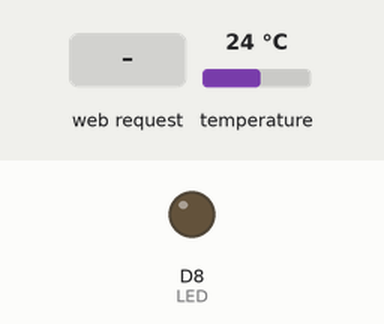
The sketch below on a simulated ESP8266 (NodeMCU). Shown: output pins drawn as LEDs (lit = HIGH). The inputs (shaded band) are chosen by the test bench; at power-on: temperature 24 °C. WiFi joins after 1.5 s; servers stay silent unless stated; what the sketch prints to the serial monitor is not drawn.

Above: at 3.4 s.
3.5 s: HTTP request GET /led?state=on received
At 4.3 s:
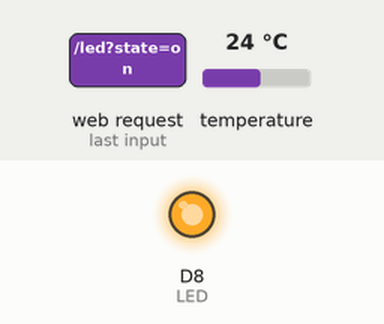
5.0 s: HTTP request GET /led?state=off received
At 5.4 s:
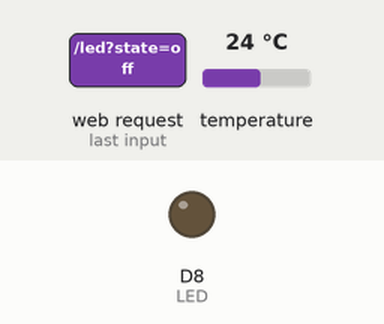
Timing chart, 0 to 8.0 s (numbered marks = the images above; inputs shaded):
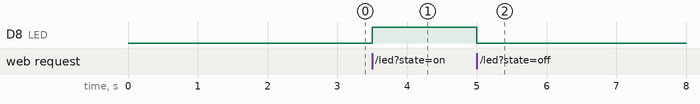

The sketch:

led-gui-server.ino
```cpp
#include <ESP8266WiFi.h>
#include <ESP8266WebServer.h>
#include <OneWire.h>
#include <DallasTemperature.h>

const char* ssid = "ssid";
const char* password = "pw";
const uint8_t LED = D8;
const uint8_t TEMP = D4;

double currentTemp;
int currentState;

ESP8266WebServer server(80);
OneWire oneWire(TEMP);
DallasTemperature ds18b20(&oneWire);

void setup() {
  Serial.begin(9600);
  setPins();
  setConnection();
  server.on("/", handleRoot);
  server.on("/led", handleLed);
  server.on("/temp", handleTemp);
  server.begin();
  Serial.println(">>> Ready");
}

void loop() {
  server.handleClient();
}

void handleRoot() {
  server.send(200, "text/html", createHtml());
}

void handleLed() {
  String state = server.arg("state");
  if(state.equals("on")) {
    digitalWrite(LED, 1);
    currentState = 1;
  } else if(state.equals("off")) {
    digitalWrite(LED, 0);
    currentState = 0;
  }
  server.send(200, "text/html", createHtml());
}

void handleTemp() {
  currentTemp = getTemp();
  server.send(200, "text/html", createHtml());
}

float getTemp() {
  float temp;
  do {
    ds18b20.requestTemperatures();
    temp = ds18b20.getTempCByIndex(0);
  } while(temp==(85.0) || temp==(-127.0));
  return temp;
}

String createHtml() {
  String switcher = "";
  String ledIcon = "";
  if(currentState == 1) {
    switcher = "off";
    ledIcon = "fui-check-circle";
  } else if(currentState == 0) {
    switcher = "on";
    ledIcon = "fui-cross-circle";
  }
  return "<html><head><meta name=\"viewport\" content=\"width=device-width; initial-scale=1.0, maximum-scale=1.0, minimum-scale=1.0, user-scalable=no\"><link href=\"http://designmodo.github.io/Flat-UI/dist/css/vendor/bootstrap/css/bootstrap.min.css\" rel=\"stylesheet\"><link href=\"http://designmodo.github.io/Flat-UI/dist/css/flat-ui.css\" rel=\"stylesheet\"><script src=\"http://designmodo.github.io/Flat-UI/dist/js/vendor/jquery.min.js\"></script><script src=\"http://designmodo.github.io/Flat-UI/dist/js/flat-ui.min.js\"></script><script src=\"http://designmodo.github.io/Flat-UI/docs/assets/js/application.js\"></script><style>body {background-color: #ECF0F1;} .outline {text-align: center; display: table; width: 100%; height: 100%; padding-top: 50px;} .inline {display: table-cell; vertical-align: top;} h1 {color: #34495e;} .btn-primary {background-color: #1abc9c; width: 200px; padding: 15px; margin: 10px;} [class*=\"fui-\"] {color: #ffffff;}</style></head><body><div class=\"outline\"><div class=\"inline\"><h1>LEDs</h1><div><a href=\"/led?state=" + switcher + "\" class=\"btn btn-lg btn-primary\">Blau <span class=\"" + ledIcon + "\" style=\"margin-left: 10px;\"></a></div><div><a href=\"/temp\" class=\"btn btn-lg btn-primary\">Temperatur: " + String(currentTemp) + "</span></a></div></div></div></body></html>";
}

void setPins() {
  pinMode(TEMP, INPUT);
  pinMode(LED, OUTPUT);
  digitalWrite(LED, 0);
  currentTemp = getTemp();
  currentState = 0;
}

void setConnection() {
  WiFi.begin(ssid, password);
  WiFi.mode(WIFI_STA);
  while (WiFi.status() != WL_CONNECTED) {
    delay(500);
  }
  Serial.print(">>> SSID: ");
  Serial.println(ssid);
  Serial.print(">>> IP: ");
  Serial.println(WiFi.localIP());
}
```

Measured:
- after the input at 3.5 s, D8 (LED): LOW → HIGH at once
- after the input at 5.0 s, D8 (LED): HIGH → LOW at once
